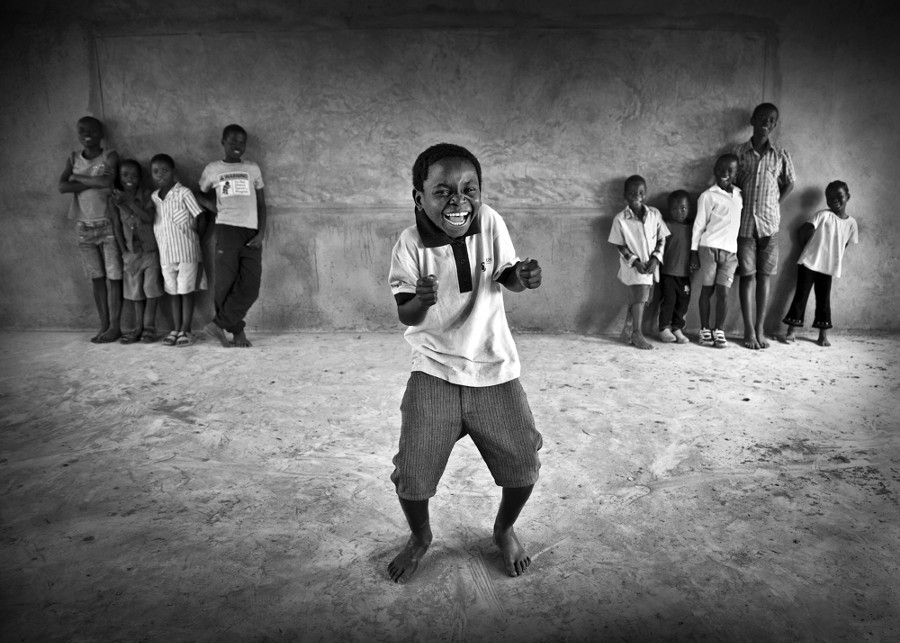
#> input picture ads.jpg, 900 x 643 px
$ jupyter execute --allow-errors 'Midterm CV.ipynb'   (shell and % lines are left out)
#> lines starting #> are read from the running program, lines starting #| are printed output that depends on the picture
# Midterm Exam
## Each task of the exam is performed on the original images, unless the reverse is said
## At the end of the exam, you need to commit Jupiter's notebook into GitHab in the machine vision repository in a separate folder called Midterm. Each task must be commited in separate corresponding file, e.g. Task1.ipynb.

### Task 1
Apply each filter to image, specify which properties corresponds to filters

(1) corresponds to a low-pass filter in the frequency domain; (2) less than the other specified noise-canceling filters, blurs edges; (3) increases the sharpness of the image (4) works slower than the other specified noise-canceling filters; (5) is not a noise canceling filter; (6) poorly removes noise such as "salt and pepper"; (7) will destroy all lines of one pixel thickness in the image

[cell 1]
from matplotlib import pyplot as plt
import cv2
import numpy as np
import skimage
from matplotlib import image as pltimg
import scipy.ndimage as spimg
img = cv2.imread('./ads.jpg',0);
#> img is the input picture: shape (643, 900); min 0, max 255, mean 108.2
#> (the rest of this cell did not finish here and is left out)

### Task 2
Construct a histogram of the brightness of the image. Apply the operation "linear stretching of brightness" and "the gray world" to the image. Operation "the gray world" needs to be realized independently. The mean can be called three times.

[cell 2]
#task2
from scipy import ndimage
import numpy as np
import matplotlib.pyplot as plt
import matplotlib.image as img
image = img.imread('./ads.jpg')

fig = plt.figure(figsize=(15,10))
plt.subplot(131)
plt.imshow(image)
plt.subplot(133)
plt.hist(image.ravel(),256,[0,256]);
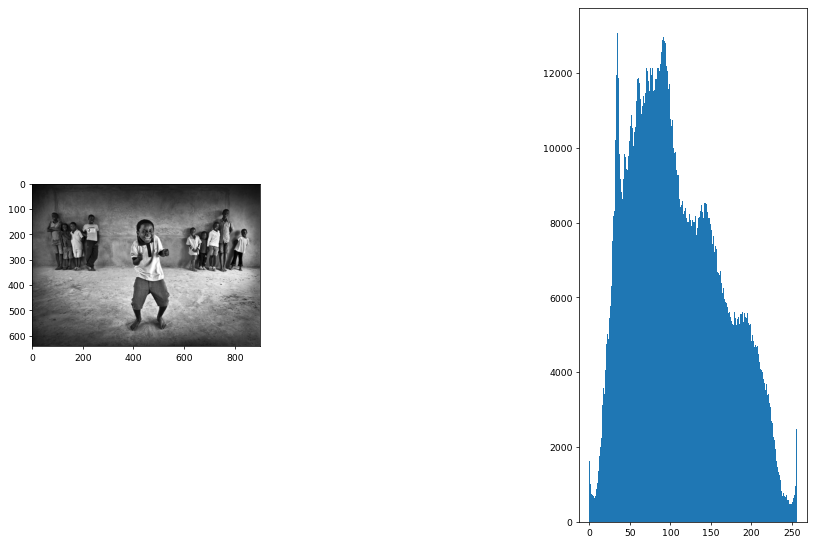
#> figure drawn by matplotlib, 2 panels; panel 2: tallest bar 13080 high, from x = 34 to 35

### Task 3
Shake the image with a noise like "salt and pepper". Suppress noise with a median filter. Map the difference between the original and noisy images, and between the adjusted and the original.

[cell 3]
#task3
from scipy import ndimage
import numpy as np
import matplotlib.pyplot as plt
import matplotlib.image as img

def addsp(gb, prob):

#> called with prob = 0.02
    rnd = np.random.rand(gb.shape[0], gb.shape[1])
    noisy = gb.copy()
    noisy[rnd < prob] = 0
    noisy[rnd > 1 - prob] = 1
    return noisy
image = img.imread('./ads.jpg')

salt = addsp(image,0.02)
salt = addsp(image,0.02)
#> call 2 of addsp, with prob = 0.02
#> in addsp (call 2), `noisy[rnd > 1 - prob] = 1`:
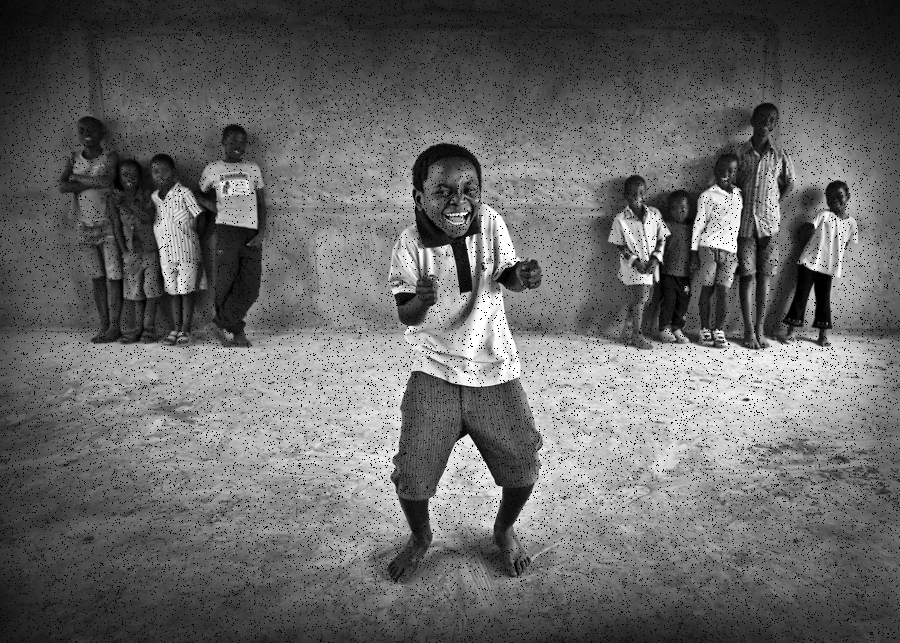
#> noisy: shape (643, 900, 3); min 0, max 255, mean 104
res = ndimage.median_filter(salt, 3)
fig = plt.figure(figsize=(15,10))
plt.subplot(131)
plt.imshow(image)
plt.subplot(132)
plt.imshow(salt)
plt.subplot(133)
plt.imshow(res)
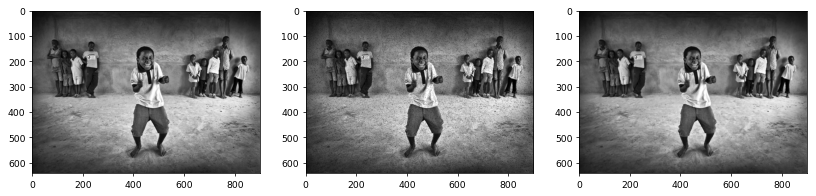
#> figure drawn by matplotlib, 3 panels
